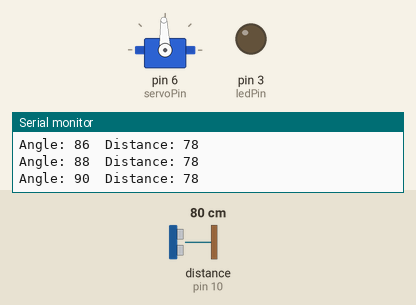
Simulated run of this sketch. Board: Arduino Uno, built with avr-gcc and run on an emulated ATmega328P. Shown: servo, output pins drawn as LEDs (lit = HIGH), the last lines printed to the serial monitor. Wiring (inferred from the names in the program): ultrasonic range finder: trigger pin 9; echo pin 10. The inputs (shaded band) are chosen by the test bench; at power-on: distance to the obstacle (sensor on pin 10) 80 cm. The echo pulse lasts 58.3 µs per cm; pins used as bus, display or sensor lines are not drawn.

Above: at 1.2 s.
1.3 s: distance to the obstacle (sensor on pin 10) set to 23 cm
At 2.5 s:
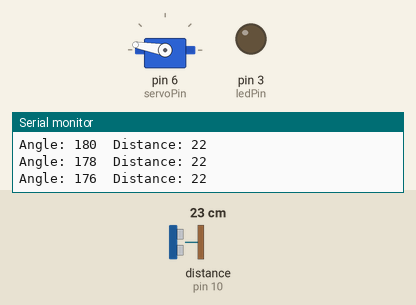
4.3 s: distance to the obstacle (sensor on pin 10) set to 18 cm
At 5.3 s:
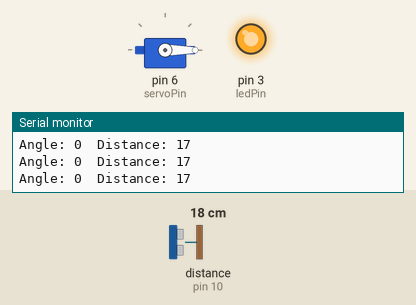
5.8 s: distance to the obstacle (sensor on pin 10) set to 35 cm
At 6.28 s:
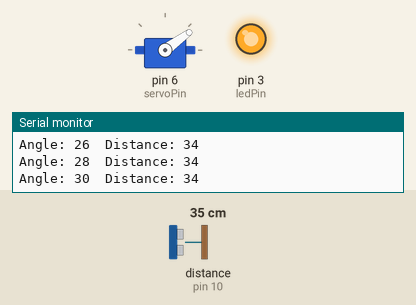
Timing chart, 0 to 17.8 s (numbered marks = the images above; inputs shaded):
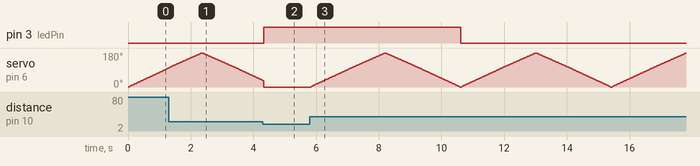

Measured:
- the behaviour switches between 21 and 20 cm on distance to the obstacle (sensor on pin 10) (found by bisection; images 1 and 2)
- after the input at 4.3 s, pin 3 (ledPin): LOW → HIGH at once
- by itself, servo on pin 6 (servoPin): rises from 100° to 180° in 1.0 s, then falls to 36° in 1.9 s

The sketch:

code.ino
```cpp
#include <Servo.h>

#define trigPin 9
#define echoPin 10
#define ledPin 3
#define servoPin 6

Servo radarServo;

long getDistance() {
  digitalWrite(trigPin, LOW);
  delayMicroseconds(2);
  digitalWrite(trigPin, HIGH);
  delayMicroseconds(10);
  digitalWrite(trigPin, LOW);

  long duration = pulseIn(echoPin, HIGH, 30000);
  if (duration == 0) return -1;

  return duration * 0.034 / 2;
}

void setup() {
  pinMode(trigPin, OUTPUT);
  pinMode(echoPin, INPUT);
  pinMode(ledPin, OUTPUT);

  radarServo.attach(servoPin);
  Serial.begin(9600);
}

void loop() {
  int distance;
  bool objectDetected = false;

  for (int angle = 0; angle <= 180; angle += 2) {
    radarServo.write(angle);
    delay(20);

    distance = getDistance();
    Serial.print("Angle: ");
    Serial.print(angle);
    Serial.print("  Distance: ");
    Serial.println(distance);

    if (distance > 0 && distance < 20) {
      digitalWrite(ledPin, HIGH);
      objectDetected = true;
      break;
    }
  }

  if (!objectDetected) {
    for (int angle = 180; angle >= 0; angle -= 2) {
      radarServo.write(angle);
      delay(20);

      distance = getDistance();
      Serial.print("Angle: ");
      Serial.print(angle);
      Serial.print("  Distance: ");
      Serial.println(distance);

      if (distance > 0 && distance < 20) {
        digitalWrite(ledPin, HIGH);
        objectDetected = true;
        break;
      }
    }
  }

  if (!objectDetected) {
    digitalWrite(ledPin, LOW);
  }
}
```
